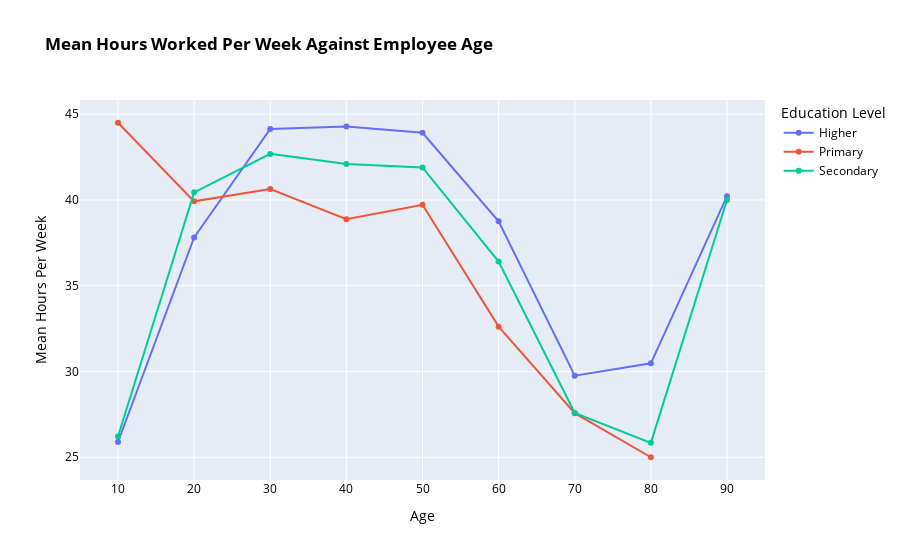

Source (notebook cell):
### Code cell
# create a decade column for easier viewing of the age
adult_df["age_decade"] = ((adult_df["age"]) // 10) * 10
mean_hours = adult_df.groupby(["age_decade", "education_category"])["hours-per-week"].mean().reset_index()

# drop Preschool category if needed
drop_preschool = mean_hours[mean_hours['education_category'] != 'Preschool']

# Create line plot using Plotly Express
fig = px.line(drop_preschool, x="age_decade", y="hours-per-week", color="education_category",
              title="<b>Mean Hours Worked Per Week Against Employee Age</b>",
              labels={"age_decade": "Age", "hours-per-week": "Mean Hours Per Week", "education_category": "Education Level"},
              markers=True)

fig.update_layout(
    font=dict(
        color='black'
    ))

fig.show()

### Figure 1 — Plotly figure (JSON) as saved in the notebook; plotly's stock layout.template omitted (floating-point values rounded to 4 significant figures)
{"data": [{"hovertemplate": "Education Level=Higher<br>Age=%{x}<br>Mean Hours Per Week=%{y}<extra></extra>", "legendgroup": "Higher", "line": {"color": "#636efa", "dash": "solid"}, "marker": {"symbol": "circle"}, "mode": "lines+markers", "name": "Higher", "orientation": "v", "showlegend": true, "type": "scatter", "x": [10, 20, 30, 40, 50, 60, 70, 80, 90], "xaxis": "x", "y": [25.89, 37.81, 44.13, 44.28, 43.92, 38.76, 29.75, 30.48, 40.22], "yaxis": "y"}, {"hovertemplate": "Education Level=Primary<br>Age=%{x}<br>Mean Hours Per Week=%{y}<extra></extra>", "legendgroup": "Primary", "line": {"color": "#EF553B", "dash": "solid"}, "marker": {"symbol": "circle"}, "mode": "lines+markers", "name": "Primary", "orientation": "v", "showlegend": true, "type": "scatter", "x": [10, 20, 30, 40, 50, 60, 70, 80], "xaxis": "x", "y": [44.5, 39.92, 40.64, 38.88, 39.71, 32.61, 27.57, 25], "yaxis": "y"}, {"hovertemplate": "Education Level=Secondary<br>Age=%{x}<br>Mean Hours Per Week=%{y}<extra></extra>", "legendgroup": "Secondary", "line": {"color": "#00cc96", "dash": "solid"}, "marker": {"symbol": "circle"}, "mode": "lines+markers", "name": "Secondary", "orientation": "v", "showlegend": true, "type": "scatter", "x": [10, 20, 30, 40, 50, 60, 70, 80, 90], "xaxis": "x", "y": [26.21, 40.44, 42.69, 42.09, 41.89, 36.41, 27.58, 25.84, 40], "yaxis": "y"}], "layout": {"font": {"color": "black"}, "legend": {"title": {"text": "Education Level"}, "tracegroupgap": 0}, "title": {"text": "<b>Mean Hours Worked Per Week Against Employee Age</b>"}, "xaxis": {"anchor": "y", "domain": [0, 1], "title": {"text": "Age"}}, "yaxis": {"anchor": "x", "domain": [0, 1], "title": {"text": "Mean Hours Per Week"}}}}
